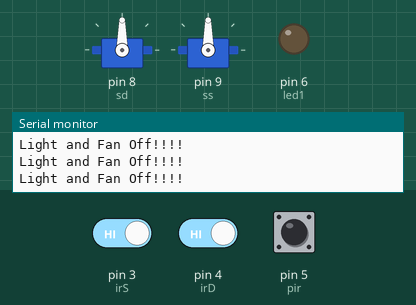
The sketch below on a simulated Arduino Uno, built with avr-gcc and run on an emulated ATmega328P. Shown: 2 × servo, output pins drawn as LEDs (lit = HIGH), the last lines printed to the serial monitor. Dashed ring = blinking. The test bench sets the inputs (shaded band); at power-on: pin 3 (irS) HIGH, pin 5 (pir) LOW, pin 4 (irD) HIGH. Pins used as bus, display or sensor lines are not drawn.

Above: at 1.2 s.
1.3 s: pin 3 (irS) driven LOW
At 2.0 s:
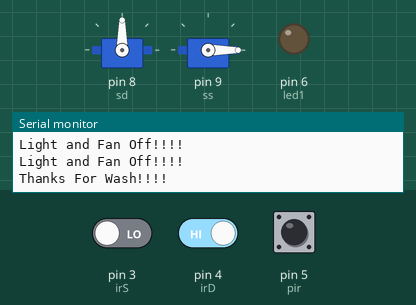
2.8 s: pin 5 (pir) driven HIGH
At 5.5 s:
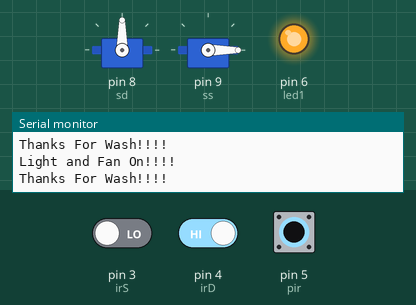
5.8 s: pin 4 (irD) driven LOW
8.8 s: pin 5 (pir) driven LOW
At 11.3 s:
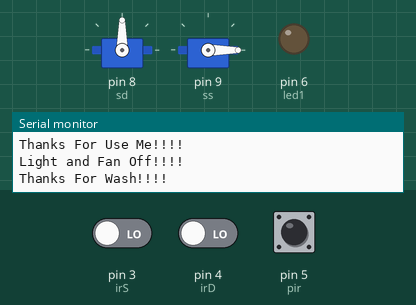
11.8 s: pin 3 (irS) driven HIGH and pin 4 (irD) driven HIGH
14.8 s: pin 5 (pir) pulsed HIGH 2 times (0.12 s each, 0.3 s apart)
At 14.88 s:
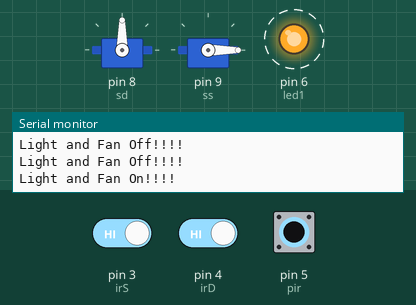
Timing chart, 0 to 17.8 s (numbered marks = the images above; inputs shaded):
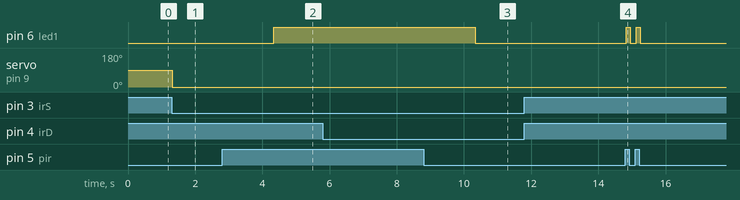

The sketch:

Faculty_SmartRoom1.ino
```cpp
//Hand_wash,Auto_light_fan,Smart_Dustbin
#include <Servo.h>

  Servo sd,ss;
  int pos = 0;
  int irS = 3;
  int irD = 4;
  int pir = 5;
  int led1 = 6;
//int led2 = 7;


void setup() {
  // put your setup code here, to run once:
  Serial.begin(9600);
  pinMode(pir,INPUT);
  pinMode(irD,INPUT);
  pinMode(irS,INPUT);
  pinMode(led1,OUTPUT);
  pinMode(13,OUTPUT);
//pinMode(led2,OUTPUT);
  sd.attach(8);
  ss.attach(9);
//sd.write(180);
//ss.write(0);
}

void loop() {
  // put your main code here, to run repeatedly:
  if (digitalRead(irS)== LOW)
  {
    ss.write(0);
    digitalWrite(13,HIGH);
    ss.write(90);
    ss.write(0);
    Serial.println("Thanks For Wash!!!!");
    digitalWrite(13,LOW);
    delay(3000);
  }


   if (digitalRead(irD)== LOW)
  {
    ss.write(0);
    digitalWrite(13,HIGH);
    ss.write(90);
    ss.write(0);
    Serial.println("Thanks For Use Me!!!!");
    digitalWrite(13,LOW);
    delay(3000);
  }

   if (digitalRead(pir)== HIGH)
  {
    digitalWrite(13,HIGH);
    Serial.println("Light and Fan On!!!!");
    digitalWrite(led1,HIGH);
  //digitalWrite(led2,HIGH);
    digitalWrite(13,LOW);
  }
  else{
    Serial.println("Light and Fan Off!!!!");
    digitalWrite(led1,LOW);
  //digitalWrite(led2,LOW);
  }


}
```

Measured:
- after the input at 1.3 s, servo on pin 9 (ss): 90° → 0° at once
- after the input at 2.8 s, pin 6 (led1): LOW → HIGH after 1.5 s
- after the input at 8.8 s, pin 6 (led1): HIGH → LOW after 1.5 s
- after the input at 14.8 s, pin 6 (led1): alternates HIGH for 0.12 s and LOW for 0.19 s, 4 changes in all, then stays LOW, starting at once
